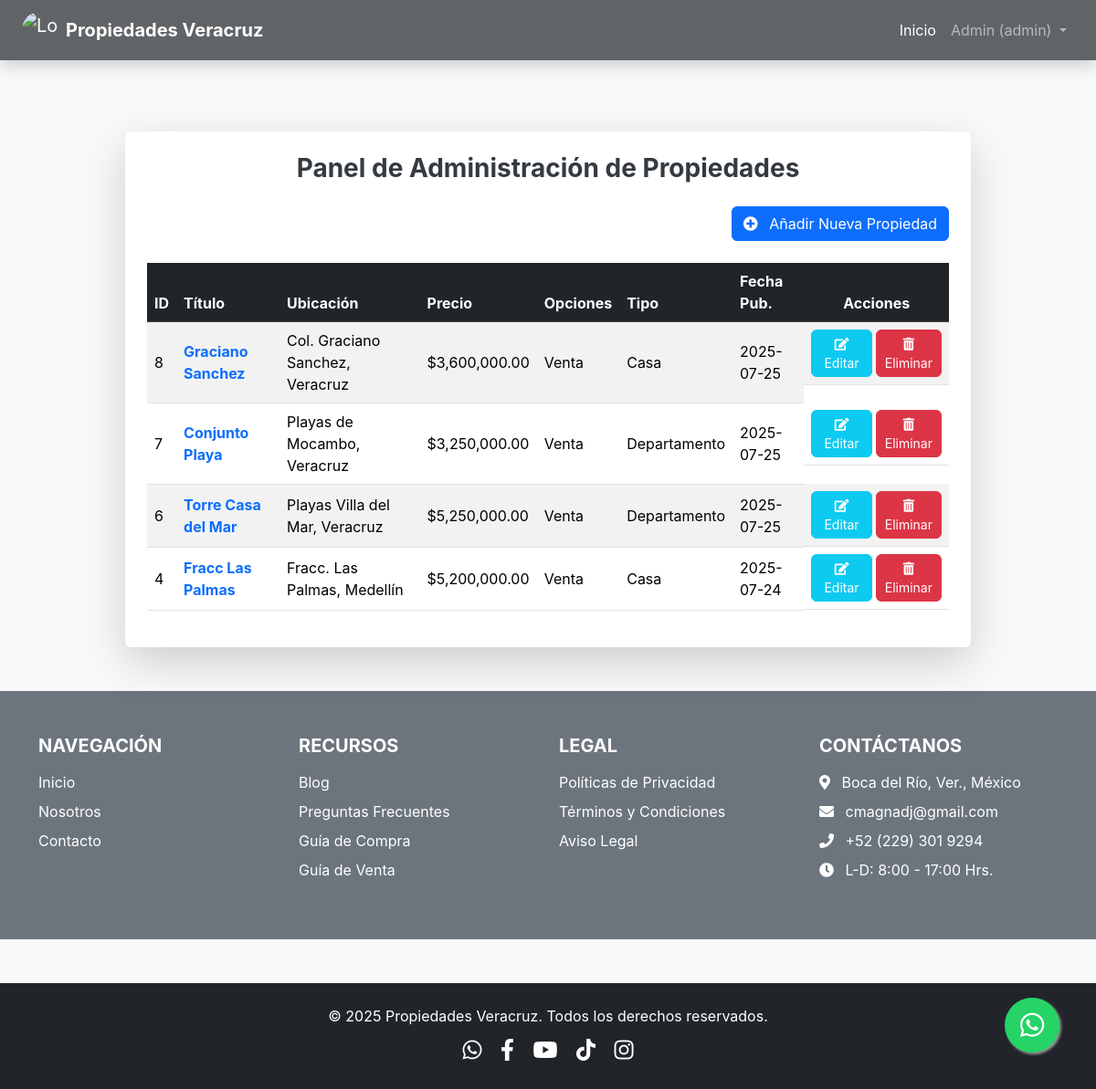
The page /dashboard (signed in) on the database as committed earlier.
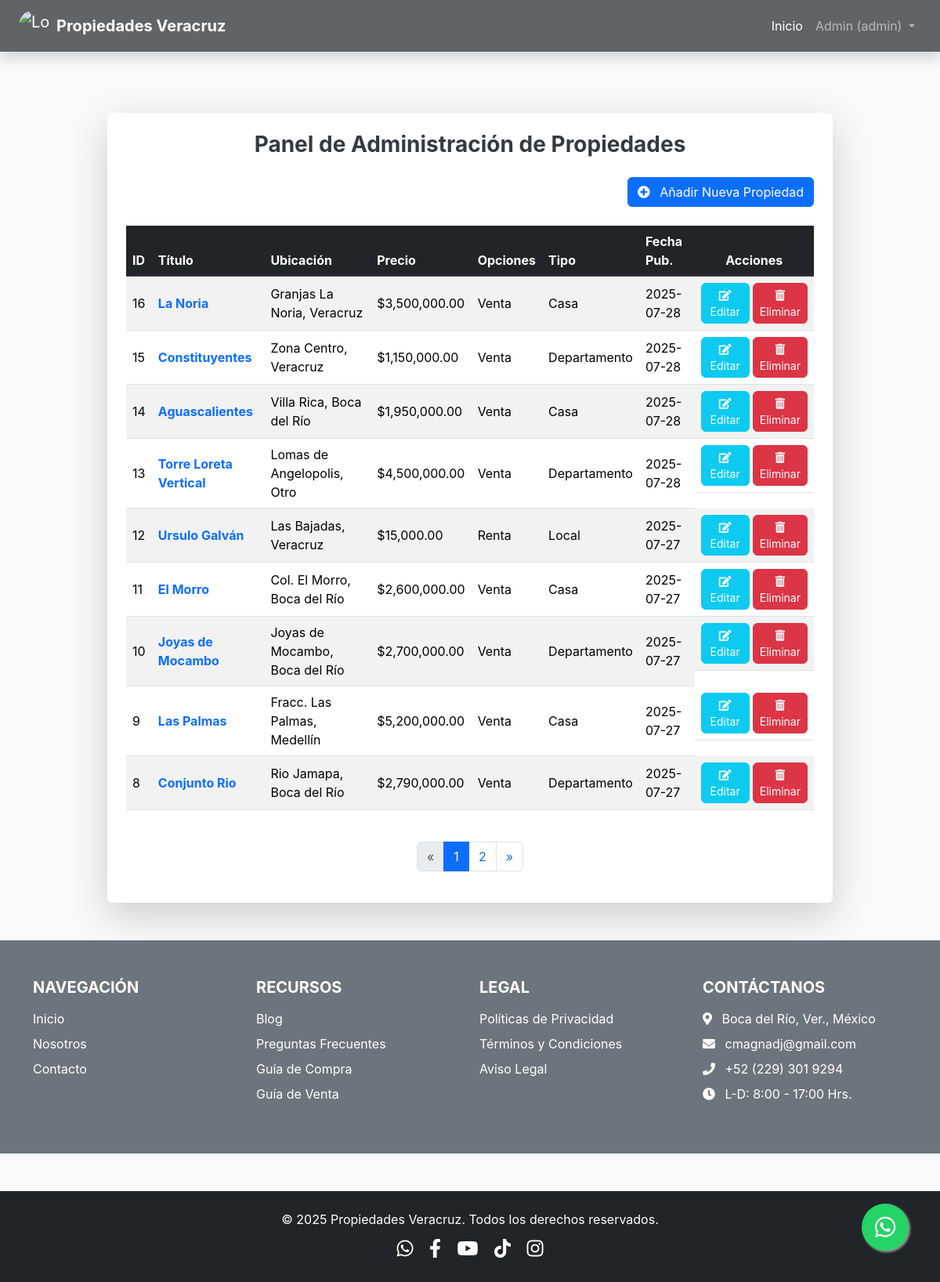
The same page on the database as committed later.
### models.py (models this page shows, shortened)
class User(db.Model, UserMixin):
    __tablename__ = 'user'
    id = db.Column(db.Integer, primary_key=True)
    username = db.Column(db.String(80), unique=True, nullable=False)
    email = db.Column(db.String(120), unique=True, nullable=False)
    password_hash = db.Column(db.String(128), nullable=False)
    is_admin = db.Column(db.Boolean, default=False, nullable=True) # nullable=True es redundante si hay default
    properties = db.relationship('Property', backref='agente', lazy=True, cascade="all, delete-orphan")

class Property(db.Model):
    __tablename__ = 'property'
    id = db.Column(db.Integer, primary_key=True)
    titulo = db.Column(db.String(100), nullable=False)
    descripcion = db.Column(db.Text, nullable=False)
    precio = db.Column(db.Numeric(10, 2), nullable=False)
    ubicacion = db.Column(db.String(200), nullable=False)
    municipio = db.Column(db.String(100), nullable=False)
    property_options = db.Column(db.String(100), nullable=False) # Venta, Renta, etc.
    tipo_propiedad = db.Column(db.String(50), nullable=False) # Casa, Departamento, Terreno, etc.
    num_habitaciones = db.Column(db.Integer, nullable=True)
    num_banos = db.Column(db.Integer, nullable=True)
    num_medios_banos = db.Column(db.Integer, default=0)
    num_estacionamientos = db.Column(db.Integer, default=0)
    area_construccion_metros_cuadrados = db.Column(db.Numeric(10, 2), nullable=True) # CAMBIO: Numeric
    area_terreno_metros_cuadrados = db.Column(db.Numeric(10, 2), nullable=True) # CAMBIO: Numeric
    antiguedad_tipo = db.Column(db.String(50), nullable=True)
    antiguedad_anos = db.Column(db.Integer, nullable=True)
    cuota_mantenimiento = db.Column(db.Numeric(10, 2), default=0.0) # CAMBIO: Numeric
    fecha_publicacion = db.Column(db.DateTime, default=datetime.now(timezone.utc))
    youtube_video_url = db.Column(db.String(255), nullable=True)
    agente_id = db.Column(db.Integer, db.ForeignKey('user.id'), nullable=False)
    images = db.relationship('PropertyImage', backref='property', lazy=True, cascade="all, delete-orphan")

### app.py (the view)
@main.route("/dashboard")
@login_required
def dashboard():
    page = request.args.get('page', 1, type=int)
    user_properties_query = Property.query.filter_by(agente_id=current_user.id).order_by(Property.fecha_publicacion.desc())
    pagination = user_properties_query.paginate(page=page, per_page=current_app.config['PROPERTIES_PER_PAGE'], error_out=False)
    properties = pagination.items
    return render_template('dashboard.html',
                           properties=properties,
                           pagination=pagination,
                           title='Mi Panel de Administración')

### app.py (called while the page is built)
@login_manager.user_loader
def load_user(user_id):
    return db.session.get(User, int(user_id))

### templates/dashboard.html (shortened to what this page needs)
{% extends "base.html" %}
{% block content %}
    <div class="container my-5 pt-5">
        <div class="row justify-content-center">
            <div class="col-lg-10 col-md-12">
                <div class="card shadow-lg border-0 rounded-lg p-4">
                    <h2 class="mb-4 text-center fw-bold text-primary fs-3">Panel de Administración de Propiedades</h2>
                    <div class="d-flex justify-content-end mb-4">
                        <a href="{{ url_for('main.add_property') }}" class="btn btn-primary">
                            <i class="fas fa-plus-circle me-2"></i> Añadir Nueva Propiedad
                        </a>
                    </div>
                    {% if properties %}
                        <div class="table-responsive">
                            <table class="table table-striped table-hover align-middle">
                                <thead class="table-dark">
                                    <tr>
                                        <th scope="col">ID</th>
                                        <th scope="col">Título</th>
                                        <th scope="col">Ubicación</th>
                                        <th scope="col">Precio</th>
                                        <th scope="col">Opciones</th>
                                        <th scope="col">Tipo</th>
                                        <th scope="col">Fecha Pub.</th>
                                        <th scope="col" class="text-center">Acciones</th>
                                    </tr>
                                </thead>
                                <tbody>
                                    {% for property in properties %}
                                    <tr>
                                        <td>{{ property.id }}</td>
                                        <td><a href="{{ url_for('main.property_detail', property_id=property.id) }}" class="text-decoration-none text-primary fw-bold">{{ property.titulo }}</a></td>
                                        <td>{{ property.ubicacion }}, {{ property.municipio }}</td>
                                        <td>${{ "{:,.2f}".format(property.precio) }}</td>
                                        <td>{{ property.property_options }}</td>
                                        <td>{{ property.tipo_propiedad }}</td>
                                        <td>{{ property.fecha_publicacion.strftime('%Y-%m-%d') }}</td>
                                        <td class="text-center d-flex flex-column flex-sm-row justify-content-center align-items-center gap-1">
                                            <a href="{{ url_for('main.edit_property', property_id=property.id) }}" class="btn btn-sm btn-info text-white rounded">
                                                <i class="fas fa-edit"></i> Editar
                                            </a>
                                            <form action="{{ url_for('main.delete_property', property_id=property.id) }}" method="POST" class="d-inline-block">
                                                <button type="submit" class="btn btn-sm btn-danger rounded" onclick="return confirm('¿Estás seguro de que quieres eliminar esta propiedad? Esta acción no se puede deshacer.');">
                                                    <i class="fas fa-trash-alt"></i> Eliminar
                                                </button>
                                            </form>
                                        </td>
                                    </tr>
                                    {% endfor %}
                                </tbody>
                            </table>
                        </div>
                    {% else %}
                        <div class="alert alert-info text-center" role="alert">
                            Aún no has añadido ninguna propiedad. ¡Haz clic en "Añadir Nueva Propiedad" para empezar!
                        </div>
                    {% endif %}
                    {% if pagination.pages > 1 %}
                    <nav aria-label="Page navigation" class="mt-4">
                        <ul class="pagination justify-content-center">
                            <li class="page-item {% if not pagination.has_prev %}disabled{% endif %}">
                                <a class="page-link" href="{{ url_for('main.dashboard', page=pagination.prev_num) }}" aria-label="Previous">
                                    <span aria-hidden="true">&laquo;</span>
                                </a>
                            </li>
                            {% for page_num in pagination.iter_pages(left_edge=1, right_edge=1, left_current=1, right_current=2) %}
                                {% if page_num %}
                                    {% if pagination.page == page_num %}
                                        <li class="page-item active"><a class="page-link" href="#">{{ page_num }}</a></li>
                                    {% else %}
                                        <li class="page-item">
                                            <a class="page-link" href="{{ url_for('main.dashboard', page=page_num) }}">
                                                {{ page_num }}
                                            </a>
                                        </li>
                                    {% endif %}
                                {% else %}
                                    <li class="page-item disabled"><a class="page-link" href="#">...</a></li>
                                {% endif %}
                            {% endfor %}
                            <li class="page-item {% if not pagination.has_next %}disabled{% endif %}">
                                <a class="page-link" href="{{ url_for('main.dashboard', page=pagination.next_num) }}" aria-label="Next">
                                    <span aria-hidden="true">&raquo;</span>
                                </a>
                            </li>
                        </ul>
                    </nav>
                    {% endif %}
                </div>
            </div>
        </div>
    </div>
{% endblock content %}

### templates/base.html (shortened to what this page needs)
<!DOCTYPE html>
<html lang="es">
<head>
    <link href="https://cdn.jsdelivr.net/npm/bootstrap@5.3.3/dist/css/bootstrap.min.css" rel="stylesheet">
    <link rel="stylesheet" href="https://cdn.jsdelivr.net/npm/bootstrap-icons@1.11.3/font/bootstrap-icons.min.css">
    <link rel="stylesheet" href="https://cdnjs.cloudflare.com/ajax/libs/font-awesome/5.15.4/css/all.min.css" />
    <link rel="stylesheet" href="https://cdnjs.cloudflare.com/ajax/libs/animate.css/4.1.1/animate.min.css"/>
    <link rel="stylesheet" href="{{ url_for('static', filename='style.css') }}">
</head>
<body>
    <nav class="navbar navbar-expand-lg navbar-dark bg-dark fixed-top shadow">
        <div class="container-fluid px-4">
            <a class="navbar-brand d-flex align-items-center me-auto" href="{{ url_for('main.home') }}">
                <img src="{{ url_for('static', filename='img/banners/logo_01.jpg') }}" alt="Logo" width="40" height="40" class="d-inline-block align-text-top rounded-circle me-2">
                <span class="fw-bold">Propiedades Veracruz </span>
            </a>
            <div class="collapse navbar-collapse" id="navbarNav">
                <ul class="navbar-nav ms-auto">
                    <li class="nav-item">
                        <a class="nav-link active" aria-current="page" href="{{ url_for('main.home') }}">Inicio</a>
                    </li>
                    {% if current_user.is_authenticated %}
                        <li class="nav-item dropdown">
                            <a class="nav-link dropdown-toggle" href="#" id="navbarDropdown" role="button" data-bs-toggle="dropdown" aria-expanded="false">
                                {% if current_user.is_admin %}
                                    Admin ({{ current_user.username }})
                                {% else %}
                                    {{ current_user.username }}
                                {% endif %}
                            </a>
                        </li>
                    {% endif %}
                </ul>
            </div>
        </div>
    </nav>
    <main class="pt-5">
        {% block content %}{% endblock %}
    </main>
    <section class="footer-links bg-secondary text-white py-5">
        <div class="container">
            <div class="row">
                <div class="col-md-3 mb-4 mb-md-0">
                    <h5 class="text-uppercase fw-bold mb-3">Navegación</h5>
                    <ul class="list-unstyled">
                        <li><a href="{{ url_for('main.home') }}" class="text-white text-decoration-none mb-2 d-block">Inicio</a></li>
                        <li><a href="{{ url_for('main.about_us') }}" class="text-white text-decoration-none mb-2 d-block">Nosotros</a></li>
                        <li><a href="{{ url_for('main.contact') }}" class="text-white text-decoration-none mb-2 d-block">Contacto</a></li>
                    </ul>
                </div>
                <div class="col-md-3 mb-4 mb-md-0">
                    <h5 class="text-uppercase fw-bold mb-3">Recursos</h5>
                    <ul class="list-unstyled">
                        <li><a href="#" class="text-white text-decoration-none mb-2 d-block">Blog</a></li>
                        <li><a href="#" class="text-white text-decoration-none mb-2 d-block">Preguntas Frecuentes</a></li>
                        <li><a href="#" class="text-white text-decoration-none mb-2 d-block">Guía de Compra</a></li>
                        <li><a href="#" class="text-white text-decoration-none mb-2 d-block">Guía de Venta</a></li>
                    </ul>
                </div>
                <div class="col-md-3 mb-4 mb-md-0">
                    <h5 class="text-uppercase fw-bold mb-3">Legal</h5>
                    <ul class="list-unstyled">
                        <li><a href="#" class="text-white text-decoration-none mb-2 d-block">Políticas de Privacidad</a></li>
                        <li><a href="#" class="text-white text-decoration-none mb-2 d-block">Términos y Condiciones</a></li>
                        <li><a href="#" class="text-white text-decoration-none mb-2 d-block">Aviso Legal</a></li>
                    </ul>
                </div>
                <div class="col-md-3 mb-4 mb-md-0">
                    <h5 class="text-uppercase fw-bold mb-3">Contáctanos</h5>
                    <p class="text-white mb-2"><i class="fas fa-map-marker-alt me-2"></i> Boca del Río, Ver., México</p>
                    <p class="text-white mb-2"><i class="fas fa-envelope me-2"></i> cmagnadj@gmail.com</p>
                    <p class="text-white mb-2"><i class="fas fa-phone me-2"></i> +52 (229) 301 9294</p>
                    <p class="text-white mb-0"><i class="fas fa-clock me-2"></i> L-D: 8:00 - 17:00 Hrs.</p>
                </div>
            </div>
        </div>
    </section>
    <footer class="bg-dark text-white text-center py-4 mt-5">
        <div class="container">
            <p class="mb-0">© 2025 Propiedades Veracruz. Todos los derechos reservados.</p>
            <div class="social-icons mt-2">
                <a href="https://wa.me/522293019294" class="text-white mx-2" target="_blank" rel="noopener noreferrer"><i class="fab fa-whatsapp"></i></a>
                <a href="https://www.facebook.com/cMagnaDjesus" class="text-white mx-2" target="_blank" rel="noopener noreferrer"><i class="fab fa-facebook-f"></i></a>
                <a href="https://www.youtube.com/@propiedades-veracruz_2024" class="text-white mx-2" target="_blank" rel="noopener noreferrer"><i class="fab fa-youtube"></i></a>
                <a href="https://www.tiktok.com/@cmagnadj" class="text-white mx-2" target="_blank" rel="noopener noreferrer"><i class="fab fa-tiktok"></i></a>
                <a href="https://www.instagram.com/propiedades_veracruz/" class="text-white mx-2" target="_blank" rel="noopener noreferrer"><i class="fab fa-instagram"></i></a>
            </div>
        </div>
    </footer>
    <a href="#" id="whatsapp-float-btn" class="whatsapp-float" target="_blank" rel="noopener noreferrer">
        <i class="fab fa-whatsapp"></i>
    </a>
</body>
</html>

### static/style.css (style rules this page uses)
html, body { height: 100%; margin: 0; font-family: 'Inter', sans-serif; background-color: #f8f9fa; color: #343a40; }
.navbar { transition: background-color 0.3s ease-in-out; backdrop-filter: blur(5px); background-color: rgba(33, 37, 41, 0.7) !important; }
.navbar-brand .fw-bold { font-weight: 700 !important; }
.container h2.text-primary { font-size: 1.5rem; color: #343a40 !important; }
footer { background-color: #212529; color: #f8f9fa; }
.social-icons a { font-size: 1.5rem; margin: 0 10px; color: #f8f9fa; transition: color 0.3s ease; }
.whatsapp-float { position: fixed; width: 60px; height: 60px; bottom: 40px; right: 40px; background-color: #25d366; color: #FFF; border-radius: 50px; text-align: center; font-size: 30px; box-shadow: 2px 2px 3px #999; z-index: 1000; display: flex; justify-content: center; align-items: center; text-decoration: none; transition: background-color 0.3s ease, transform 0.3s ease; }
.whatsapp-float i { margin-top: 0; }

Rows that differ between the two databases and show on the page:
no longer on this page (row edited): Property: id "7", titulo "Conjunto Playa", ubicacion "Playas de Mocambo", municipio "Veracruz", precio "3,250,000.00", property_options "Venta", tipo_propiedad "Departamento", fecha_publicacion "2025-07-25"
no longer on this page (row edited): Property: id "6", titulo "Torre Casa del Mar", ubicacion "Playas Villa del Mar", municipio "Veracruz", precio "5,250,000.00", property_options "Venta", tipo_propiedad "Departamento", fecha_publicacion "2025-07-25"
removed Property: id "4", titulo "Fracc Las Palmas", ubicacion "Fracc. Las Palmas", municipio "Medellín", precio "5,200,000.00", property_options "Venta", tipo_propiedad "Casa", fecha_publicacion "2025-07-24"
added Property: id "16", titulo "La Noria", ubicacion "Granjas La Noria", municipio "Veracruz", precio "3,500,000.00", property_options "Venta", tipo_propiedad "Casa", fecha_publicacion "2025-07-28"
added Property: id "15", titulo "Constituyentes", ubicacion "Zona Centro", municipio "Veracruz", precio "1,150,000.00", property_options "Venta", tipo_propiedad "Departamento", fecha_publicacion "2025-07-28"
added Property: id "14", titulo "Aguascalientes", ubicacion "Villa Rica", municipio "Boca del Río", precio "1,950,000.00", property_options "Venta", tipo_propiedad "Casa", fecha_publicacion "2025-07-28"
added Property: id "13", titulo "Torre Loreta Vertical", ubicacion "Lomas de Angelopolis", municipio "Otro", precio "4,500,000.00", property_options "Venta", tipo_propiedad "Departamento", fecha_publicacion "2025-07-28"
added Property: id "12", titulo "Ursulo Galván", ubicacion "Las Bajadas", municipio "Veracruz", precio "15,000.00", property_options "Renta", tipo_propiedad "Local", fecha_publicacion "2025-07-27"
added Property: id "11", titulo "El Morro", ubicacion "Col. El Morro", municipio "Boca del Río", precio "2,600,000.00", property_options "Venta", tipo_propiedad "Casa", fecha_publicacion "2025-07-27"
added Property: id "10", titulo "Joyas de Mocambo", ubicacion "Joyas de Mocambo", municipio "Boca del Río", precio "2,700,000.00", property_options "Venta", tipo_propiedad "Departamento", fecha_publicacion "2025-07-27"
added Property: id "9", titulo "Las Palmas", ubicacion "Fracc. Las Palmas", municipio "Medellín", precio "5,200,000.00", property_options "Venta", tipo_propiedad "Casa", fecha_publicacion "2025-07-27"
changed Property id 8: titulo "Graciano Sanchez" → "Conjunto Rio"; ubicacion "Col. Graciano Sanchez" → "Rio Jamapa"; municipio "Veracruz" → "Boca del Río"; precio "3,600,000.00" → "2,790,000.00"; tipo_propiedad "Casa" → "Departamento"; fecha_publicacion "2025-07-25" → "2025-07-27"
Other text that changed with them:
new list line: "1"
new list line: "2"
